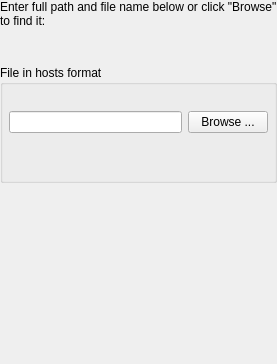
     <widget class="QWidget" name="WizardPage1">
      <layout class="QVBoxLayout">
       <property name="margin">
        <number>0</number>
       </property>
       <item>
        <widget class="QLabel" name="textLabel1_2">
         <property name="text">
          <string>Enter full path and file name below or click &quot;Browse&quot; to find it:</string>
         </property>
         <property name="alignment">
          <set>Qt::AlignVCenter</set>
         </property>
         <property name="wordWrap">
          <bool>true</bool>
         </property>
        </widget>
       </item>
       <item>
        <spacer>
         <property name="orientation">
          <enum>Qt::Vertical</enum>
         </property>
         <property name="sizeType">
          <enum>QSizePolicy::Expanding</enum>
         </property>
         <property name="sizeHint" stdset="0">
          <size>
           <width>20</width>
           <height>31</height>
          </size>
         </property>
        </spacer>
       </item>
       <item>
        <widget class="QGroupBox" name="groupBox1">
         <property name="title">
          <string>File in hosts format</string>
         </property>
         <layout class="QVBoxLayout">
          <property name="margin">
           <number>6</number>
          </property>
          <item>
           <spacer>
            <property name="orientation">
             <enum>Qt::Vertical</enum>
            </property>
            <property name="sizeType">
             <enum>QSizePolicy::Expanding</enum>
            </property>
            <property name="sizeHint" stdset="0">
             <size>
              <width>20</width>
              <height>20</height>
             </size>
            </property>
           </spacer>
          </item>
          <item>
           <layout class="QHBoxLayout">
            <item>
             <widget class="QLineEdit" name="filename"/>
            </item>
            <item>
             <widget class="QPushButton" name="browseButton">
              <property name="text">
               <string>Browse ...</string>
              </property>
             </widget>
            </item>
           </layout>
          </item>
          <item>
           <spacer>
            <property name="orientation">
             <enum>Qt::Vertical</enum>
            </property>
            <property name="sizeType">
             <enum>QSizePolicy::Expanding</enum>
            </property>
            <property name="sizeHint" stdset="0">
             <size>
              <width>20</width>
              <height>41</height>
             </size>
            </property>
           </spacer>
          </item>
         </layout>
        </widget>
       </item>
       <item>
        <spacer>
         <property name="orientation">
          <enum>Qt::Vertical</enum>
         </property>
         <property name="sizeType">
          <enum>QSizePolicy::Expanding</enum>
         </property>
         <property name="sizeHint" stdset="0">
          <size>
           <width>20</width>
           <height>181</height>
          </size>
         </property>
        </spacer>
       </item>
      </layout>
     </widget>
